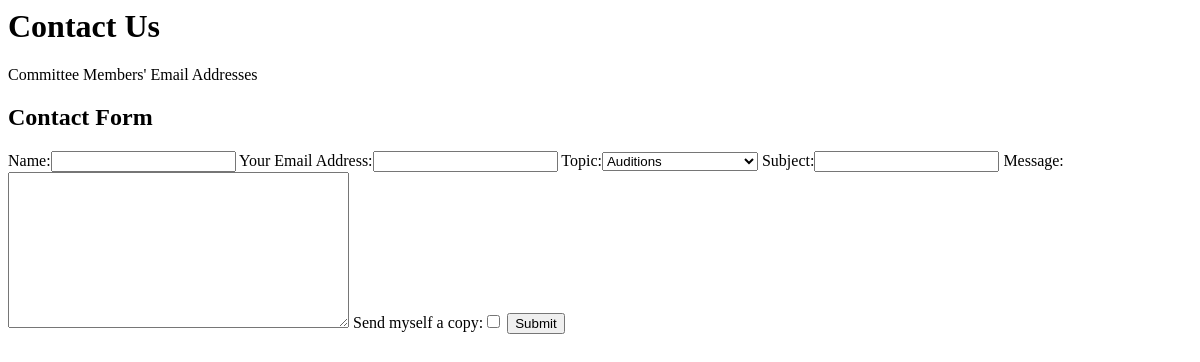
Page /contact/ on the earlier database version.
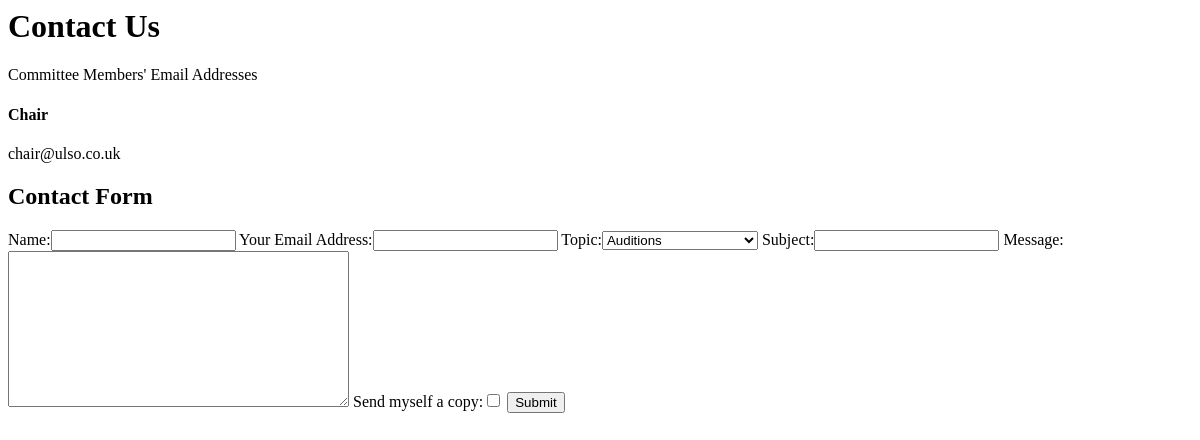
Same page on the later database version.
### ulso_admin/models.py (models this page shows, shortened)
class Person(models.Model):
    first_name = models.CharField(max_length=50)
    last_name = models.CharField(max_length=50)
    alias = models.CharField(max_length=50, blank=True, null=True) # optional
    email = models.EmailField(max_length=100)
    phone = models.CharField(max_length=30, default="0XXXX XXXXXX") # change this
    instrument = models.CharField(max_length=20, choices=INSTRUMENT_LIST)
    doubling = models.CharField(max_length=50, default=None, blank=True) # optional
    uni = models.CharField(max_length=50, choices=UNI_LIST)
    other_uni = models.CharField(max_length=50, default=None, blank=True)
    class Meta:
        abstract = True
        ordering = ['instrument']

class CommitteeMember(Person):
    role = models.CharField(max_length=100)
    season = models.CharField(max_length=10, default='2017/18', help_text='Format yyyy/yy')
    role_description = models.TextField(max_length=1000, help_text="Description provided by personally by the committee member")
    class Meta(Person.Meta):
        ordering = []

### ulsosite/views.py (the view, shortened to what this page needs)
# urls.py: path('contact/', views.contact, name='contact'),
def contact(request):
    if request.method != 'POST':
        form = ContactForm()
        committee_members = CommitteeMember.objects.all()
        context = {'committee_members': committee_members, 'contact_form': form }
        return render(request, 'ulsosite/contact.html', context)

### ulsosite/forms.py
class ContactForm(forms.Form):
    EMAIL_TOPIC_CHOICES = (
        ('Auditions', 'Auditions'),
        ('Late/Absent', 'Lateness/Absence'),
        ('Percussion hire', 'Percussion hire'),
        ('Conducting', 'Conducting'),
        ('Concerto', 'Concerto Competition'),
        ('Sponsorship', 'Sponsorship'),
        ('Publicity', 'Publicity'),
        ('Concert Queries', 'Concert Queries'),
        ('Subs', 'Membership and Subs'),
        ('Website', 'Website'),
        ('Other', 'Other'),
    )
    name = forms.CharField(label='Name', max_length=50)
    email = forms.EmailField(label='Your Email Address', max_length=30)
    topic = forms.ChoiceField(label='Topic', choices=EMAIL_TOPIC_CHOICES)
    subject = forms.CharField(label='Subject', max_length=150)
    message = forms.CharField(label='Message', widget=forms.Textarea, max_length=100000)
    send_self = forms.BooleanField(label="Send myself a copy", required=False)

### ulsosite/templates/ulsosite/contact.html (shortened to what this page needs)
<h1>Contact Us</h1>
<p>Committee Members' Email Addresses</p>
{% for member in committee_members %}
<h4>{{ member.role }}</h4>
<p>{{ member.email }}</p>
{% endfor %}
<h2>Contact Form</h2>
<form role="form" action="" method="post">
{{ contact_form }}
<input type="submit" value="Submit">
</form>

Differences in the rows shown:
added CommitteeMember: role "Chair", email "chair@ulso.co.uk"
